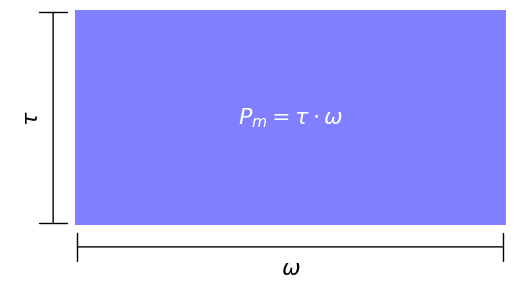

Generate this figure with Python:
import matplotlib.pyplot as plt

# Define the rectangle dimensions
tau = 1  # Length
omega = 2  # Width

# Create figure and axis
fig, ax = plt.subplots()

# Draw the rectangle, with the bottom left corner at (0,0), filled with color
rect = plt.Rectangle((0, 0), omega, tau, linewidth=0, edgecolor='none', facecolor='blue', alpha=0.5)
ax.add_patch(rect)

# Annotate the sides of the rectangle
# ax.annotate(r'$\tau$', xy=(omega/2, -0.1), xytext=(0, 0),
#             textcoords="offset points", ha='center', va='bottom', fontsize=22)
# ax.annotate(r'$\omega$', xy=(-0.1, tau/2), xytext=(0, 0),
#             textcoords="offset points", ha='right', va='center', fontsize=22, rotation=90)

# Add the text for power inside the rectangle
plt.text(omega/2, tau/2, r'$P_m = \tau \cdot \omega$', ha='center', va='center', color='white', fontsize=16)

# Add labels for tau and omega at the middle of each side

#add a arrow with flat ends on both sides of the rectangle
ax.annotate("", xy=(omega, -0.1), xytext=(0, -0.1), arrowprops=dict(arrowstyle='|-|', color='black'))
#add a arrow with flat ends on both sides of the rectangle
ax.annotate("", xy=(-0.1, tau), xytext=(-0.1, 0), arrowprops=dict(arrowstyle='|-|', color='black'))

ax.text(omega / 2, -0.2, r'$\omega$', ha='center', va='center', fontsize=16)
ax.text(-0.2, tau / 2, r'$\tau$', ha='center', va='center', rotation='vertical', fontsize=16)


# Set the aspect of the plot to be equal
ax.set_aspect('equal')

# Set the limits of the plot to just show the rectangle
ax.set_xlim(-.3, omega)
ax.set_ylim(-.3, tau)

# Turn off the axes and the frame
ax.axis('off')
ax.set_frame_on(False)

png_filename = 'rect.png'
plt.savefig(png_filename, format='png', bbox_inches='tight')

# Display the plot
plt.show()
